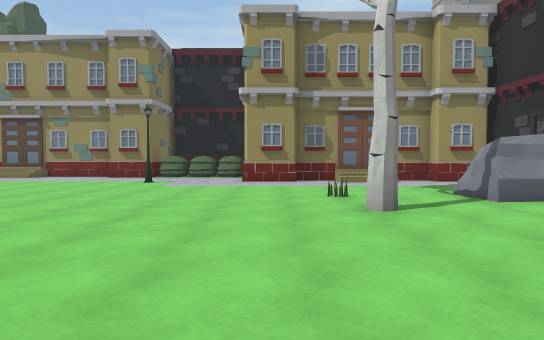
[1] (above)

23 first-person views from a walk through a 3-D level made in the Unity game engine. The camera is 1.4 m above the floor, tilts 2° down and sees 75° across. The floor is counted in squares, 2 m on a side. Each view is taken from the middle of a square. On the plan, view 1 faces up. The plan holds only what a view shows up to about 11 squares ahead; the rest is blank. The place goes on beyond the plan. The player character is not drawn. Some surface patterns are stand-ins.

[2]
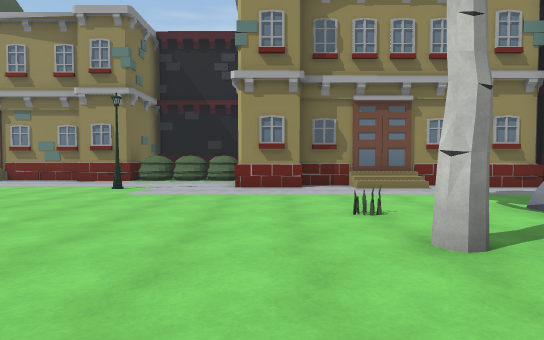

[3]
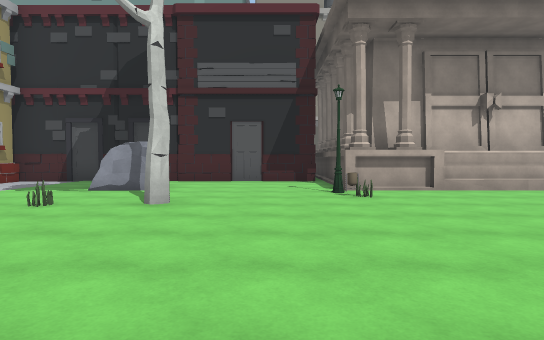

[4]
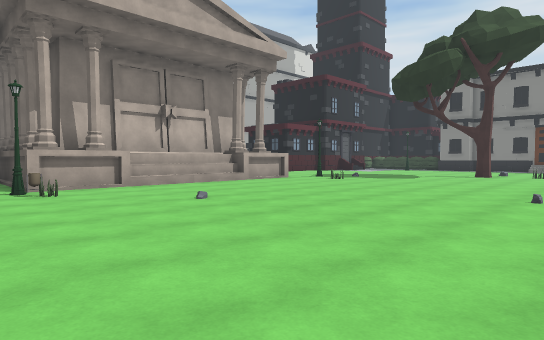

[5]
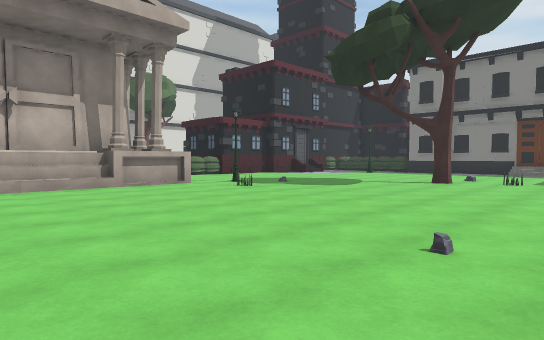

[6]
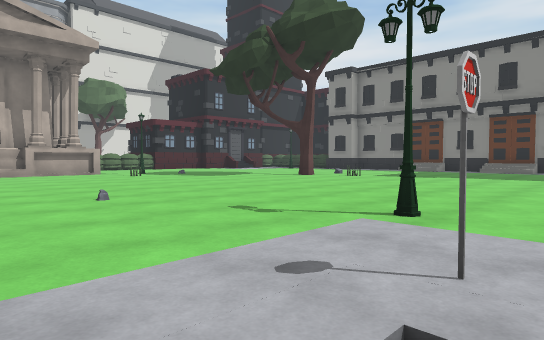

[7]
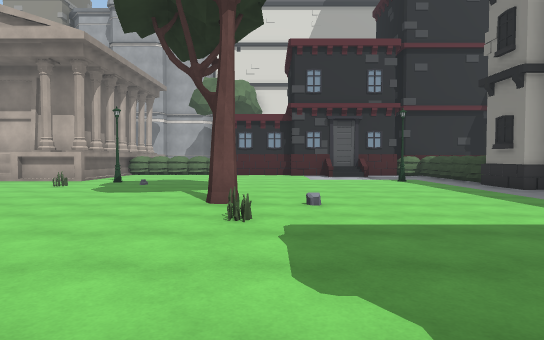

[8]
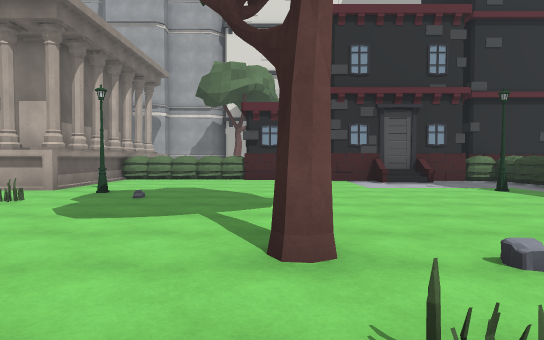

[9]
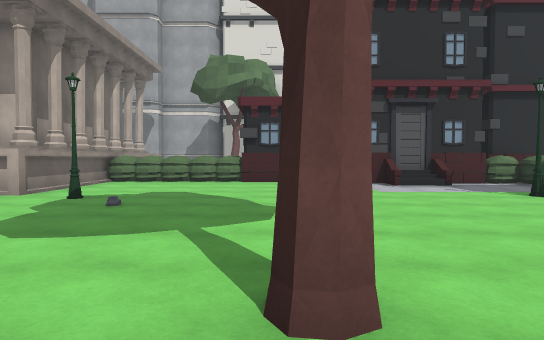

[10]
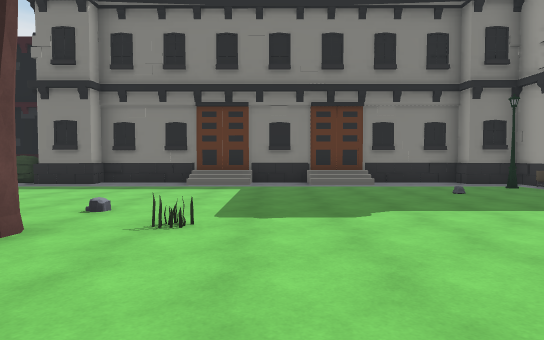

[11]
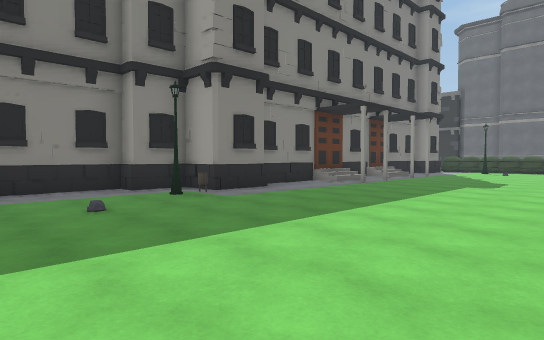

[12]
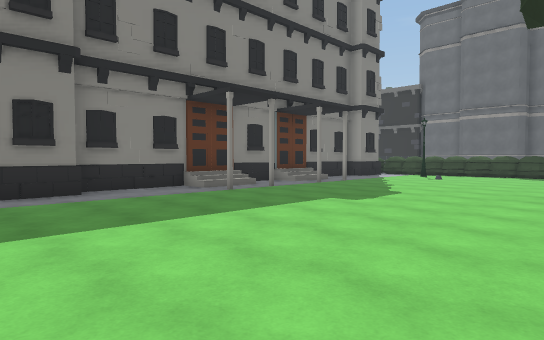

[13]
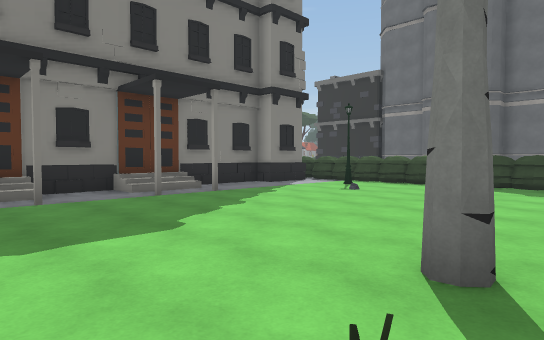

[14]
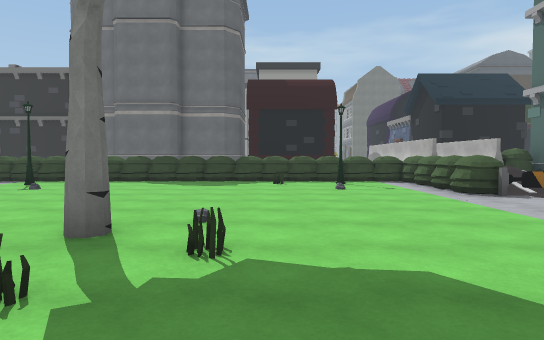

[15]
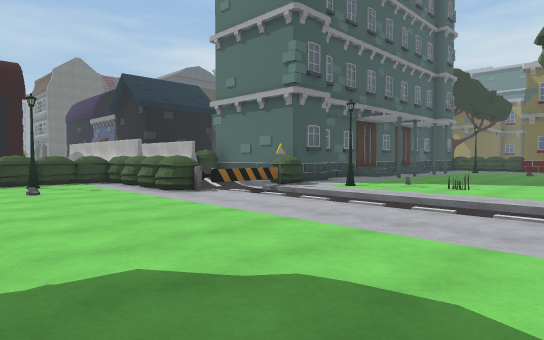

[16]
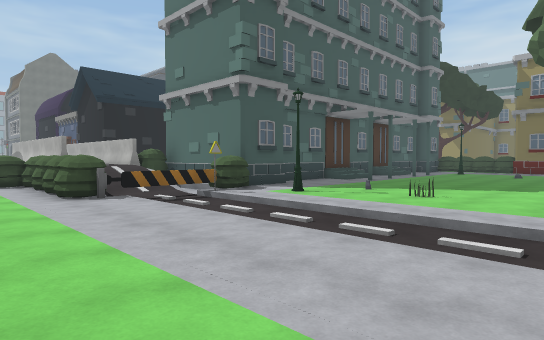

[17]
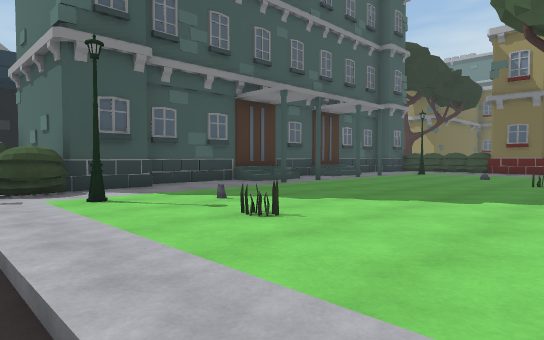

[18]
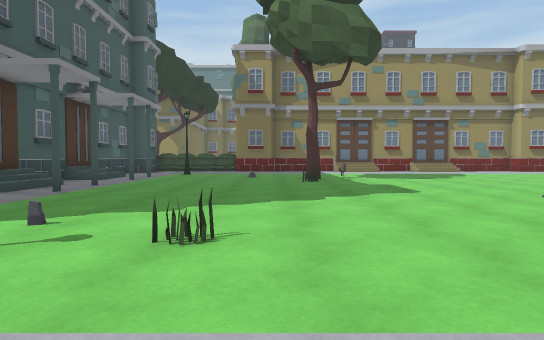

[19]
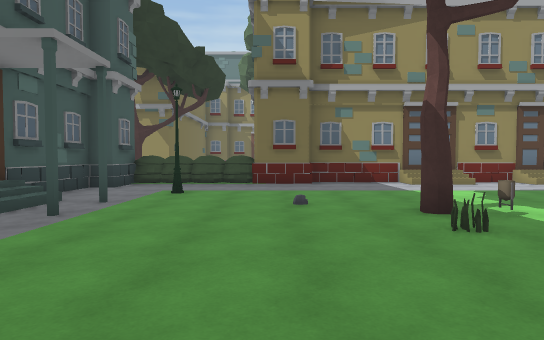

[20]
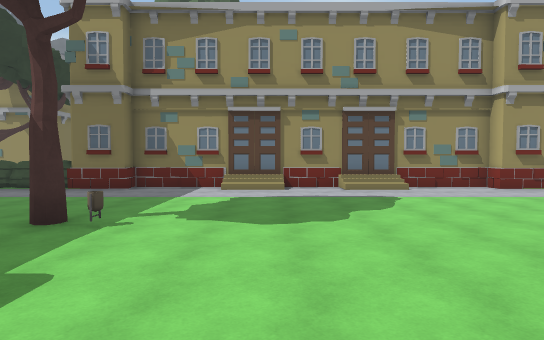

[21]
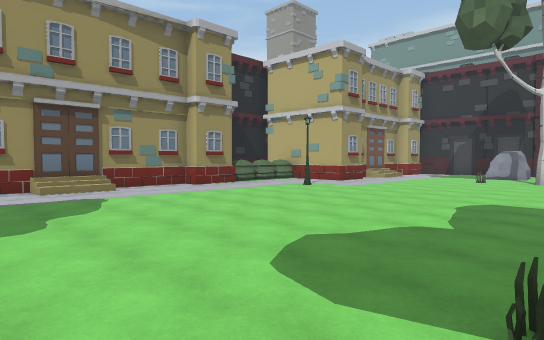

[22]
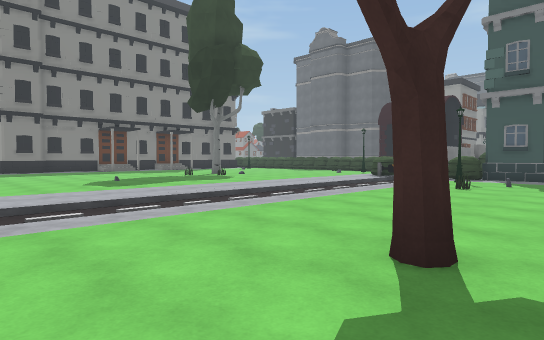

[23]
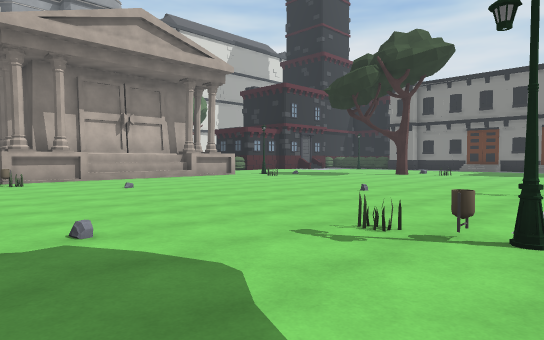

### Floor plan
Key: @ floor where view 1 was taken; # wall or solid block; . main floor; - floor 0.25 m lower than the main floor; _ floor 0.5 m lower than the main floor; : floor 0.75 m higher than the main floor; / step, stairs or slope; = window, fence, low wall or low ledge; ^ raised ledge; S streetlight; R rock; T tree; B bush; O other object.
Columns run from 27 left of view 1 to 8 right of it. Each row starts with its distance up from view 1.
 15      TT
 14            #######^####
 13       #BBB##./  ./:...#BBBB
 12      ##...................
 11      #....................#########
 10      #/.S...............S.........#
  9      #/#..........................#
  8      #/.....T.....................#
  7      #/#.....=..................  #
  6      #.........................RR.#
  5      #//.....................T....#
  4      #//..........................#
  3      #........./..................#
  2      #...........T............S...#
  1      ##../.....................####
  0   #####.S...........S......@...#
 -1   BB=_B........................#
 -2   ##:.O------------............#
 -3 ####BBB////////////............#
 -4   BBBBB............#...........#
 -5   B.................S..........#
 -6   BS...........................#####
 -7   B................................B
 -8   B............... ...........S....B
 -9   B...... ........ ................B
-10   B.......T........................B
-11   B.......................T........#
-12   B.............................
-13   B...............................#
-14   B.S............................##
-15   B....#.#..#..................../#
-16   B...............S...........S...#
-17     #############.................B
-18                 ##...:..::/.##BBBB#
-19                  ####^#######     #

Positions as (right, up) in squares from view 1, and headings:
1: (0, 0), facing up
2: (0, 2), facing up
3: (-4, 3), facing right
4: (-5, 3), facing down-right
5: (-5, -1), facing down-right
6: (-9, -2), facing down-right
7: (-7, -12), facing right
8: (-4, -11), facing right
9: (-3, -11), facing right
10: (-4, -8), facing down
11: (-6, -10), facing down-left
12: (-10, -9), facing down-left
13: (-15, -9), facing down-left
14: (-14, -8), facing left
15: (-14, -8), facing up-left
16: (-14, -6), facing up-left
17: (-14, -2), facing up-left
18: (-16, -2), facing up
19: (-17, 3), facing up
20: (-12, 3), facing up
21: (-12, 3), facing up-right
22: (-8, 3), facing down-left
23: (-8, 3), facing down-right
